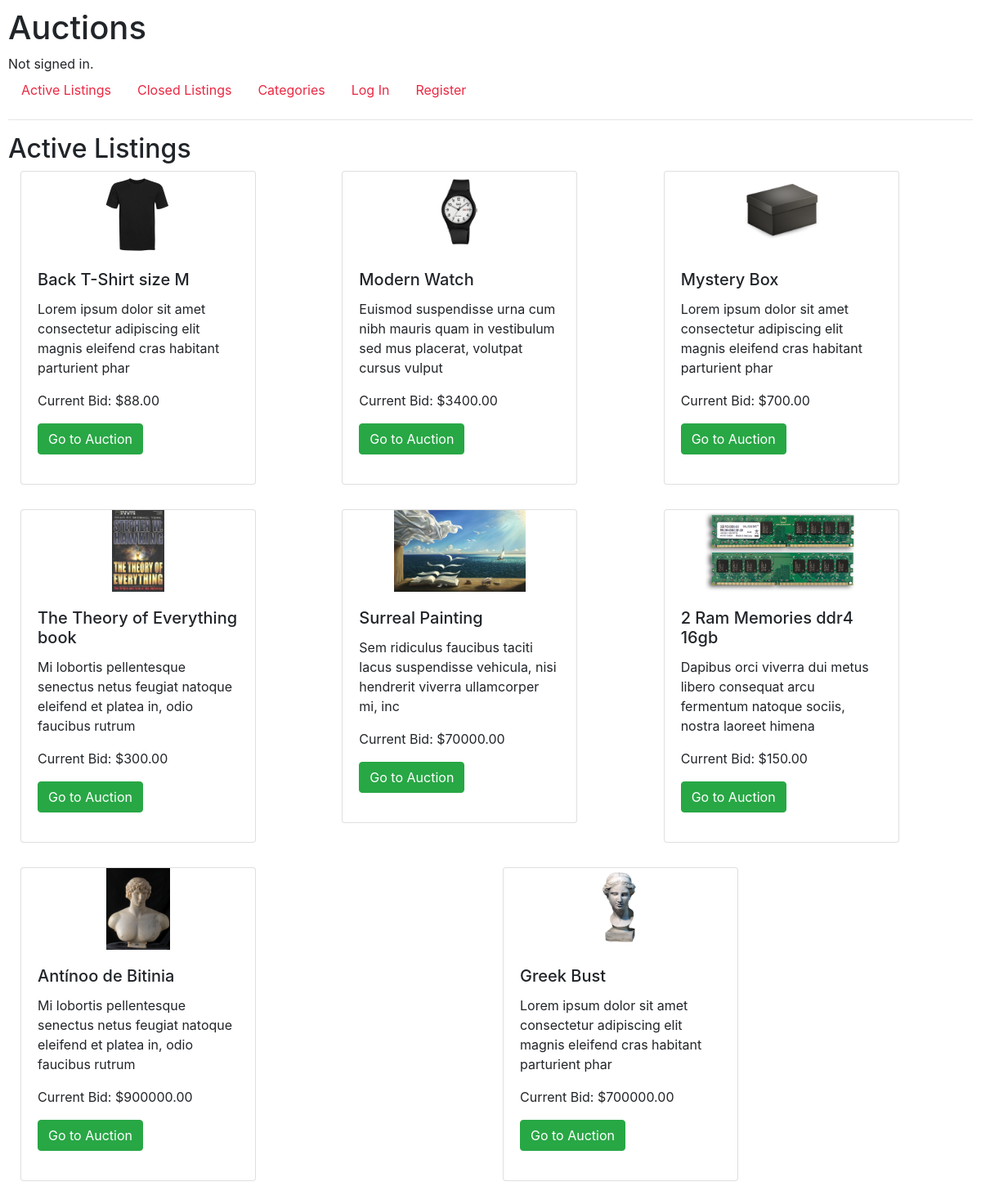
The page / on the database its author committed.
### auctions/models.py (models this page shows, shortened)
class Listing(models.Model):
    title = models.CharField(max_length=64, default='Default Title')
    description = models.CharField(max_length=1000, default='Default description')
    image = models.ImageField(upload_to='images/', blank=True, null=True )
    category = models.ForeignKey(Categories, on_delete=models.CASCADE, related_name="listing_category", default='6')
    active = models.BooleanField(default=True)
    start_bid = models.DecimalField(max_digits=10, decimal_places=2, default='0.1')
    current_bid = models.DecimalField(max_digits=10, decimal_places=2, default='0.1')
    author = models.ForeignKey(User, default=None, blank=False, null=True, on_delete=models.CASCADE)

### auctions/views.py (the view)
# urls.py: path("", views.index, name="index"),
def index(request):
    listings = Listing.objects.filter(active=True)
    return render(request, "auctions/index.html", {
        "listings": listings,
    })

### auctions/templates/auctions/index.html
{% extends "auctions/layout.html" %}
{% block body %}
    <h2>Active Listings</h2>
<section class="">
    <div class="container-fluid">
        <div class="row">
            {% for listing in listings %}
            <div class="col">
                <div class="card align-items-center" style="width: 18rem;">
                    <img src="{{ listing.image.url }}" alt="" class=""  height="100px">
                    <div class="card-body">
                        <h5 class="card-title">{{ listing.title }}</h5>
                        <p class="card-text">{{ listing.description|slice:":100" }}</p>
                        <p class="card-text">Current Bid: ${{ listing.current_bid }}</p>
                        <a href="{% url 'listing' listing.id %}" class="btn btn-success mb-3">Go to Auction</a>
                    </div>
                </div>
            </div>
            {% endfor %}
        </div>
    </div>
</section>
{% endblock %}

### auctions/static/auctions/styles.css (style rules this page uses)
body { padding: 10px; }
.card { margin-bottom: 30px; }

### rows shown on the page
Listing: image (picture), title "Back T-Shirt size M", description "Lorem ipsum dolor sit amet consectetur adipiscing elit magnis eleifend cras habitant parturient phar", current_bid "88.00"
Listing: image (picture), title "Modern Watch", description "Euismod suspendisse urna cum nibh mauris quam in vestibulum sed mus placerat, volutpat cursus vulput", current_bid "3400.00"
Listing: image (picture), title "Mystery Box", description "Lorem ipsum dolor sit amet consectetur adipiscing elit magnis eleifend cras habitant parturient phar", current_bid "700.00"
Listing: image (picture), title "The Theory of Everything book", description "Mi lobortis pellentesque senectus netus feugiat natoque eleifend et platea in, odio faucibus rutrum", current_bid "300.00"
Listing: image (picture), title "Surreal Painting", description "Sem ridiculus faucibus taciti lacus suspendisse vehicula, nisi hendrerit viverra ullamcorper mi, inc", current_bid "70000.00"
Listing: image (picture), title "2 Ram Memories ddr4 16gb", description "Dapibus orci viverra dui metus libero consequat arcu fermentum natoque sociis, nostra laoreet himena", current_bid "150.00"
Listing: image (picture), title "Antínoo de Bitinia", description "Mi lobortis pellentesque senectus netus feugiat natoque eleifend et platea in, odio faucibus rutrum", current_bid "900000.00"
Listing: image (picture), title "Greek Bust", description "Lorem ipsum dolor sit amet consectetur adipiscing elit magnis eleifend cras habitant parturient phar", current_bid "700000.00"
